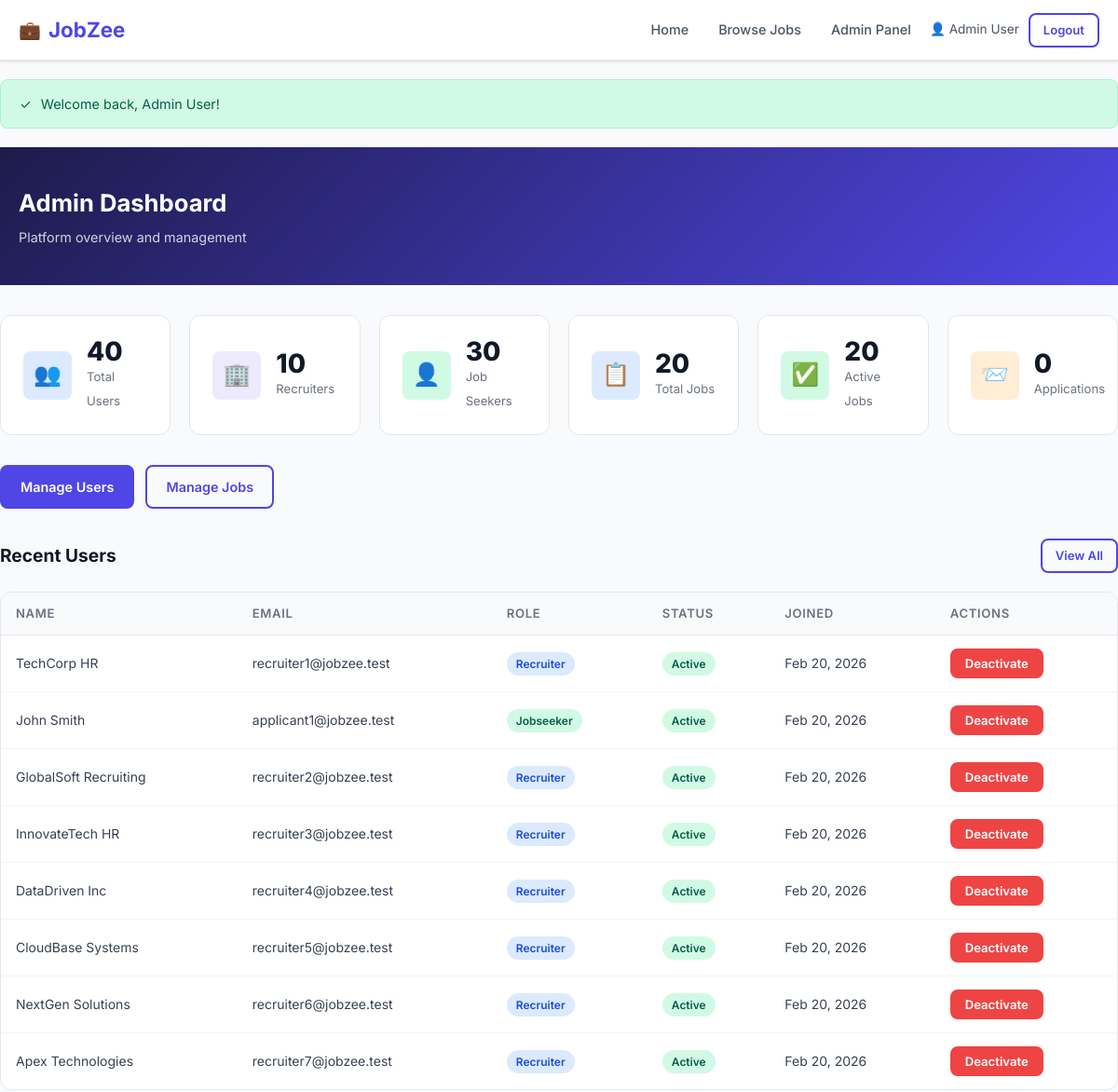
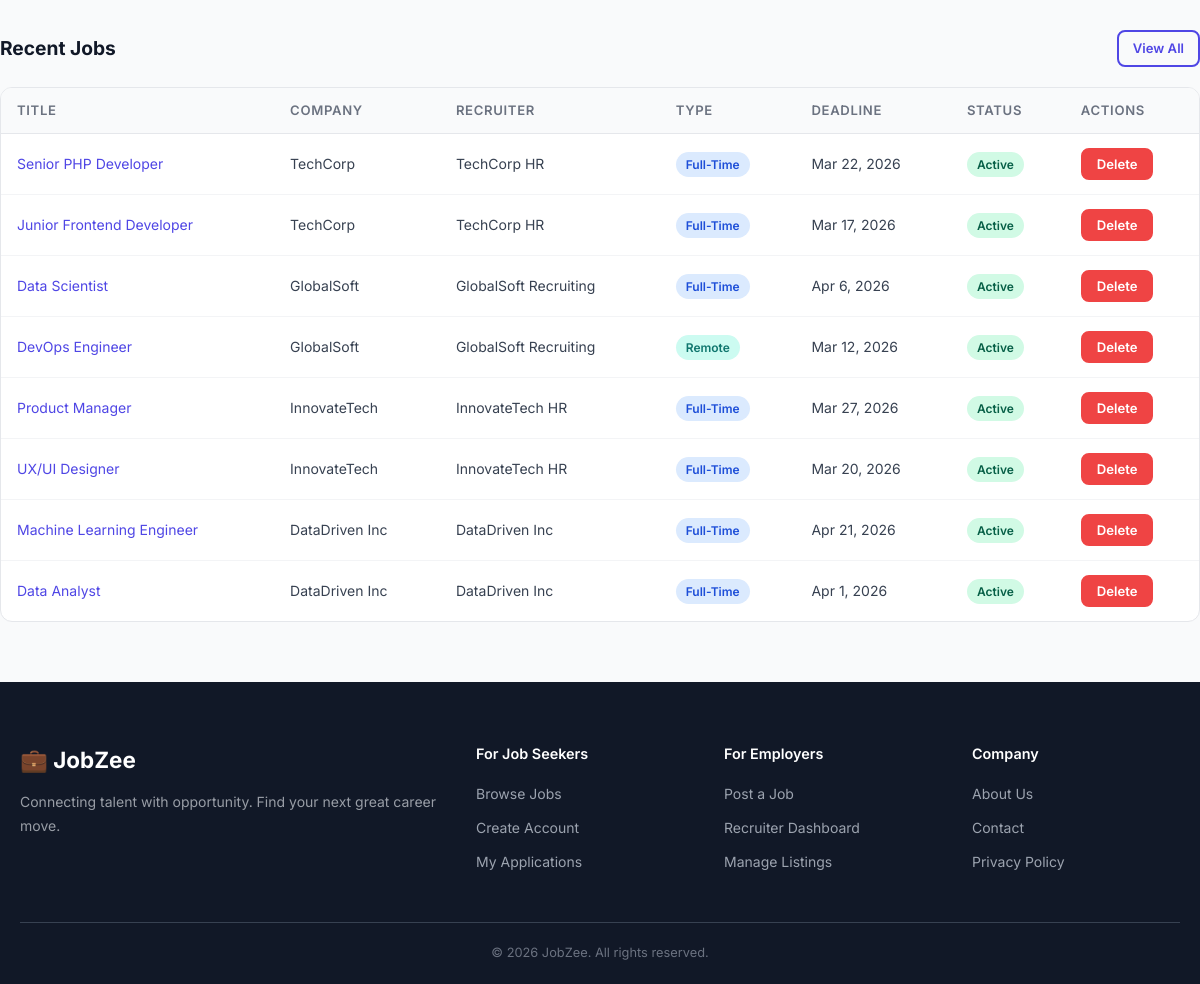
Page /admin/dashboard.php (signed in) on the committed database (2 pictures, top to bottom).
### tables this page shows
CREATE TABLE users (
    id INT UNSIGNED AUTO_INCREMENT PRIMARY KEY,
    name VARCHAR(100) NOT NULL,
    email VARCHAR(150) NOT NULL UNIQUE,
    password VARCHAR(255) NOT NULL,
    role ENUM('admin','recruiter','jobseeker') NOT NULL DEFAULT 'jobseeker',
    status ENUM('active','inactive') NOT NULL DEFAULT 'active',
    created_at TIMESTAMP DEFAULT CURRENT_TIMESTAMP,
    INDEX idx_email (email),
    INDEX idx_role (role),
    INDEX idx_status (status)
);

CREATE TABLE jobs (
    id INT UNSIGNED AUTO_INCREMENT PRIMARY KEY,
    recruiter_id INT UNSIGNED NOT NULL,
    title VARCHAR(200) NOT NULL,
    company VARCHAR(150) NOT NULL,
    location VARCHAR(150) NOT NULL,
    salary_min DECIMAL(10,2) DEFAULT 0,
    salary_max DECIMAL(10,2) DEFAULT 0,
    job_type ENUM('full-time','part-time','contract','internship','remote') NOT NULL DEFAULT 'full-time',
    description TEXT NOT NULL,
    deadline DATE NOT NULL,
    status ENUM('active','closed') NOT NULL DEFAULT 'active',
    created_at TIMESTAMP DEFAULT CURRENT_TIMESTAMP,
    INDEX idx_recruiter (recruiter_id),
    INDEX idx_status (status),
    INDEX idx_location (location),
    INDEX idx_job_type (job_type),
    INDEX idx_deadline (deadline),
    FULLTEXT idx_search (title, description, company),
    CONSTRAINT fk_jobs_recruiter FOREIGN KEY (recruiter_id) REFERENCES users(id) ON DELETE CASCADE
);

### admin/dashboard.php (the view, shortened to what this page needs)
<?php
$db = getDB();
$totalUsers    = $db->query("SELECT COUNT(*) FROM users WHERE role != 'admin'")->fetchColumn();
$totalJobs     = $db->query("SELECT COUNT(*) FROM jobs")->fetchColumn();
$activeJobs    = $db->query("SELECT COUNT(*) FROM jobs WHERE status='active' AND deadline >= CURDATE()")->fetchColumn();
$totalApps     = $db->query("SELECT COUNT(*) FROM applications")->fetchColumn();
$totalRec      = $db->query("SELECT COUNT(*) FROM users WHERE role='recruiter'")->fetchColumn();
$totalSeek     = $db->query("SELECT COUNT(*) FROM users WHERE role='jobseeker'")->fetchColumn();
$recentUsers = $db->query("SELECT * FROM users WHERE role != 'admin' ORDER BY created_at DESC LIMIT 8")->fetchAll();
$recentJobs = $db->query("SELECT j.*, u.name AS recruiter_name FROM jobs j JOIN users u ON j.recruiter_id = u.id ORDER BY j.created_at DESC LIMIT 8")->fetchAll();
include __DIR__ . '/../includes/header.php';
?>
<div class="dashboard-header" style="background:linear-gradient(135deg,#1e1b4b,#4f46e5);">
    <div class="container">
        <h1 class="dashboard-title">Admin Dashboard</h1>
        <p class="dashboard-subtitle">Platform overview and management</p>
    </div>
</div>
<div class="container dashboard-content">
    <div class="stats-grid" style="grid-template-columns:repeat(auto-fit,minmax(180px,1fr));">
        <div class="stat-card"><div class="stat-icon blue">👥</div><div class="stat-info"><strong><?= $totalUsers ?></strong><span>Total Users</span></div></div>
        <div class="stat-card"><div class="stat-icon purple">🏢</div><div class="stat-info"><strong><?= $totalRec ?></strong><span>Recruiters</span></div></div>
        <div class="stat-card"><div class="stat-icon green">👤</div><div class="stat-info"><strong><?= $totalSeek ?></strong><span>Job Seekers</span></div></div>
        <div class="stat-card"><div class="stat-icon blue">📋</div><div class="stat-info"><strong><?= $totalJobs ?></strong><span>Total Jobs</span></div></div>
        <div class="stat-card"><div class="stat-icon green">✅</div><div class="stat-info"><strong><?= $activeJobs ?></strong><span>Active Jobs</span></div></div>
        <div class="stat-card"><div class="stat-icon orange">📨</div><div class="stat-info"><strong><?= $totalApps ?></strong><span>Applications</span></div></div>
    </div>
    <div style="display:flex; gap:12px; margin-bottom:32px; flex-wrap:wrap;">
        <a href="manage_users.php" class="btn btn-primary">Manage Users</a>
        <a href="manage_jobs.php" class="btn btn-outline">Manage Jobs</a>
    </div>
    <div class="section-header"><h2>Recent Users</h2><a href="manage_users.php" class="btn btn-sm btn-outline">View All</a></div>
    <div class="table-container mb-8">
        <table>
            <thead><tr><th>Name</th><th>Email</th><th>Role</th><th>Status</th><th>Joined</th><th>Actions</th></tr></thead>
            <tbody>
            <?php foreach ($recentUsers as $u): ?>
            <tr>
                <td><?= sanitize($u['name']) ?></td>
                <td><?= sanitize($u['email']) ?></td>
                <td><span class="badge <?= $u['role']==='recruiter'?'badge-blue':'badge-green' ?>"><?= $u['role'] ?></span></td>
                <td><span class="badge <?= $u['status']==='active'?'badge-green':'badge-red' ?>"><?= $u['status'] ?></span></td>
                <td><?= date('M j, Y', strtotime($u['created_at'])) ?></td>
                <td>
                    <form method="POST" action="manage_users.php" style="display:inline;">
                        <button type="submit" name="toggle_status" class="btn btn-sm <?= $u['status']==='active'?'btn-danger':'btn-success' ?>" data-confirm="<?= $u['status']==='active'?'Deactivate':'Activate' ?> this user?">
                            <?= $u['status'] === 'active' ? 'Deactivate' : 'Activate' ?>
                        </button>
                    </form>
                </td>
            </tr>
            <?php endforeach; ?>
            </tbody>
        </table>
    </div>
    <div class="section-header"><h2>Recent Jobs</h2><a href="manage_jobs.php" class="btn btn-sm btn-outline">View All</a></div>
    <div class="table-container">
        <table>
            <thead><tr><th>Title</th><th>Company</th><th>Recruiter</th><th>Type</th><th>Deadline</th><th>Status</th><th>Actions</th></tr></thead>
            <tbody>
            <?php foreach ($recentJobs as $j): ?>
            <tr>
                <td><a href="../job.php?id=<?= $j['id'] ?>"><?= sanitize($j['title']) ?></a></td>
                <td><?= sanitize($j['company']) ?></td>
                <td><?= sanitize($j['recruiter_name']) ?></td>
                <td><span class="badge <?= jobTypeBadge($j['job_type']) ?>"><?= $j['job_type'] ?></span></td>
                <td><?= date('M j, Y', strtotime($j['deadline'])) ?></td>
                <td><span class="badge <?= $j['status']==='active'?'badge-green':'badge-gray' ?>"><?= $j['status'] ?></span></td>
                <td>
                    <form method="POST" action="manage_jobs.php" style="display:inline;">
                        <button type="submit" name="delete_job" class="btn btn-sm btn-danger" data-confirm="Delete this job and all its applications?">Delete</button>
                    </form>
                </td>
            </tr>
            <?php endforeach; ?>
            </tbody>
        </table>
    </div>
</div>
<?php include __DIR__ . '/../includes/footer.php'; ?>

### assets/css/style.css (style rules this page uses)
:root { --primary: #4f46e5; --primary-dark: #3730a3; --primary-light: #eef2ff; --secondary: #06b6d4; --success: #10b981; --warning: #f59e0b; --danger: #ef4444; --gray-50: #f9fafb; --gray-100: #f3f4f6; --gray-200: #e5e7eb; --gray-300: #d1d5db; --gray-400: #9ca3af; --gray-500: #6b7280; --gray-600: #4b5563; --gray-700: #374151; --gray-800: #1f2937; --gray-900: #111827; --white: #ffffff; --radius: 8px; --radius-lg: 12px; --shadow: 0 1px 3px rgba(0,0,0,.1), 0 1px 2px rgba(0,0,0,.06); --shadow-md: 0 4px 6px rgba(0,0,0,.07), 0 2px 4px rgba(0,0,0,.06); --shadow-lg: 0 10px 15px rgba(0,0,0,.1), 0 4px 6px rgba(0,0,0,.05); --transition: 0.2s ease; --font: 'Inter', system-ui, -apple-system, sans-serif; }
*, *::before, *::after { box-sizing: border-box; margin: 0; padding: 0; }
html { scroll-behavior: smooth; }
body { font-family: var(--font); color: var(--gray-800); background: var(--gray-50); line-height: 1.6; }
a { color: var(--primary); text-decoration: none; }
button, input, select, textarea { font-family: inherit; }
.container { max-width: 1200px; margin: 0 auto; padding: 0 20px; }
.btn { display: inline-flex; align-items: center; gap: 6px; padding: 10px 20px; border-radius: var(--radius); font-size: .9rem; font-weight: 600; cursor: pointer; transition: all var(--transition); border: 2px solid transparent; text-decoration: none; }
.btn-primary { background: var(--primary); color: var(--white); border-color: var(--primary); }
.btn-outline { background: transparent; color: var(--primary); border-color: var(--primary); }
.btn-danger { background: var(--danger); color: var(--white); border-color: var(--danger); }
.btn-sm { padding: 6px 14px; font-size: .82rem; }
.badge { display: inline-flex; align-items: center; padding: 3px 10px; border-radius: 20px; font-size: .75rem; font-weight: 600; text-transform: capitalize; }
.badge-blue { background: #dbeafe; color: #1d4ed8; }
.badge-green { background: #d1fae5; color: #065f46; }
.badge-teal { background: #ccfbf1; color: #0f766e; }
.stats-grid { display: grid; grid-template-columns: repeat(auto-fit, minmax(200px, 1fr)); gap: 20px; margin-bottom: 32px; }
.stat-card { background: var(--white); border-radius: var(--radius-lg); padding: 24px; border: 1px solid var(--gray-200); display: flex; align-items: center; gap: 16px; }
.stat-icon { width: 52px; height: 52px; border-radius: var(--radius); display: flex; align-items: center; justify-content: center; font-size: 1.5rem; flex-shrink: 0; }
.stat-icon.blue { background: #dbeafe; }
.stat-icon.green { background: #d1fae5; }
.stat-icon.purple { background: #ede9fe; }
.stat-icon.orange { background: #ffedd5; }
.stat-info strong { display: block; font-size: 1.75rem; font-weight: 800; color: var(--gray-900); line-height: 1; }
.stat-info span { font-size: .82rem; color: var(--gray-500); }
.table-container { background: var(--white); border-radius: var(--radius-lg); border: 1px solid var(--gray-200); overflow: hidden; }
table { width: 100%; border-collapse: collapse; }
table th { background: var(--gray-50); padding: 12px 16px; text-align: left; font-size: .82rem; font-weight: 600; text-transform: uppercase; letter-spacing: .05em; color: var(--gray-500); border-bottom: 1px solid var(--gray-200); }
table td { padding: 14px 16px; font-size: .875rem; color: var(--gray-700); border-bottom: 1px solid var(--gray-100); vertical-align: middle; }
table tr:last-child td { border-bottom: none; }
.dashboard-header { background: linear-gradient(135deg, var(--primary), var(--primary-dark)); color: var(--white); padding: 40px 0; margin-bottom: 32px; }
.dashboard-title { font-size: 1.6rem; font-weight: 700; margin-bottom: 4px; }
.dashboard-subtitle { opacity: .8; font-size: .9rem; }
.dashboard-content { padding: 0 0 60px; }
.section-header { display: flex; justify-content: space-between; align-items: center; margin-bottom: 20px; }
.section-header h2 { font-size: 1.2rem; font-weight: 700; color: var(--gray-900); }
.mb-8 { margin-bottom: 32px; }

### rows in the picture
users: name "TechCorp HR", email "recruiter1@jobzee.test", role "Recruiter", status "Active", created_at "Feb 20, 2026", shows "Deactivate"
users: name "John Smith", email "applicant1@jobzee.test", role "Jobseeker", status "Active", created_at "Feb 20, 2026", shows "Deactivate"
users: name "GlobalSoft Recruiting", email "recruiter2@jobzee.test", role "Recruiter", status "Active", created_at "Feb 20, 2026", shows "Deactivate"
users: name "InnovateTech HR", email "recruiter3@jobzee.test", role "Recruiter", status "Active", created_at "Feb 20, 2026", shows "Deactivate"
users: name "DataDriven Inc", email "recruiter4@jobzee.test", role "Recruiter", status "Active", created_at "Feb 20, 2026", shows "Deactivate"
users: name "CloudBase Systems", email "recruiter5@jobzee.test", role "Recruiter", status "Active", created_at "Feb 20, 2026", shows "Deactivate"
users: name "NextGen Solutions", email "recruiter6@jobzee.test", role "Recruiter", status "Active", created_at "Feb 20, 2026", shows "Deactivate"
users: name "Apex Technologies", email "recruiter7@jobzee.test", role "Recruiter", status "Active", created_at "Feb 20, 2026", shows "Deactivate"
jobs: title "Senior PHP Developer", company "TechCorp", recruiter.name "TechCorp HR", job_type "Full-Time", deadline "Mar 22, 2026", status "Active"
jobs: title "Junior Frontend Developer", company "TechCorp", recruiter.name "TechCorp HR", job_type "Full-Time", deadline "Mar 17, 2026", status "Active"
jobs: title "Data Scientist", company "GlobalSoft", recruiter.name "GlobalSoft Recruiting", job_type "Full-Time", deadline "Apr 6, 2026", status "Active"
jobs: title "DevOps Engineer", company "GlobalSoft", recruiter.name "GlobalSoft Recruiting", job_type "Remote", deadline "Mar 12, 2026", status "Active"
jobs: title "Product Manager", company "InnovateTech", recruiter.name "InnovateTech HR", job_type "Full-Time", deadline "Mar 27, 2026", status "Active"
jobs: title "UX/UI Designer", company "InnovateTech", recruiter.name "InnovateTech HR", job_type "Full-Time", deadline "Mar 20, 2026", status "Active"
jobs: title "Machine Learning Engineer", company "DataDriven Inc", recruiter.name "DataDriven Inc", job_type "Full-Time", deadline "Apr 21, 2026", status "Active"
jobs: title "Data Analyst", company "DataDriven Inc", recruiter.name "DataDriven Inc", job_type "Full-Time", deadline "Apr 1, 2026", status "Active"

### other values in the picture
userName() "Admin User"
$icon "✓"
$flash['message'] "Welcome back, Admin User!"
$totalUsers "40"
$totalRec "10"
$totalSeek "30"
$totalJobs "20"
$activeJobs "20"
$totalApps "0"
